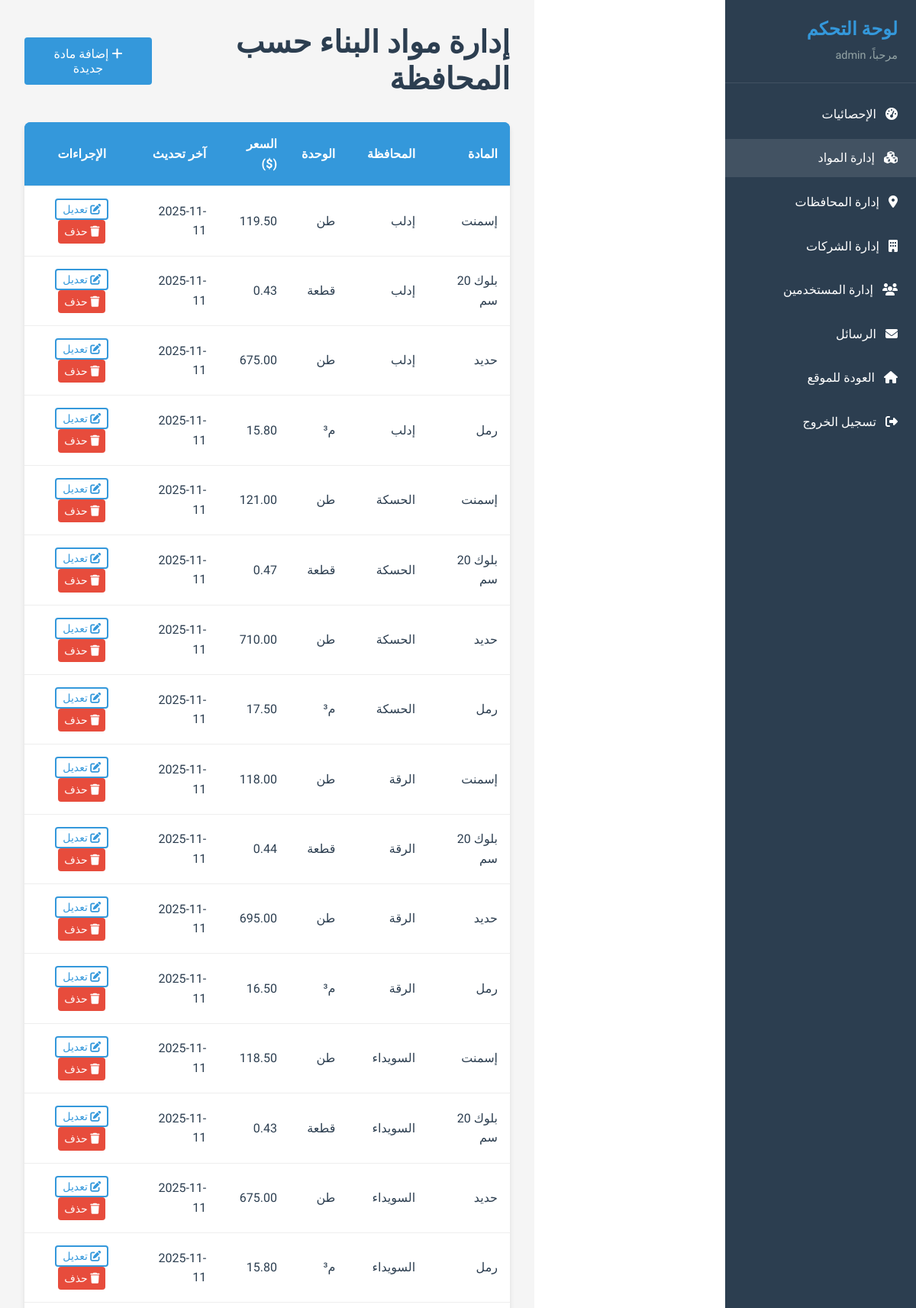
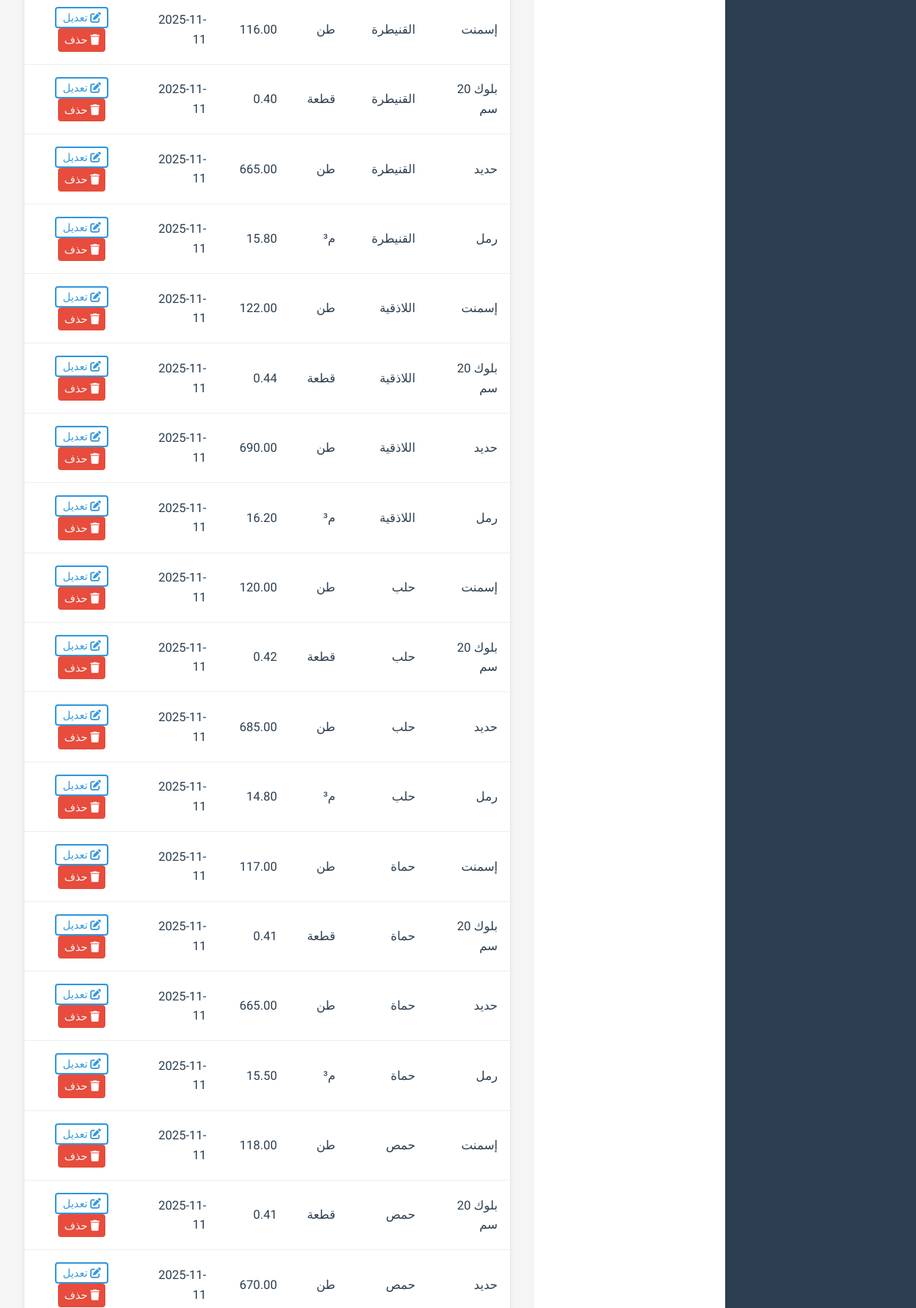
Page /admin/materials.php (signed in, upper part) on the committed database (2 pictures, top to bottom).
### tables this page shows
CREATE TABLE `province_materials` (
  `id` int(11) NOT NULL,
  `province_id` int(11) DEFAULT NULL,
  `material_name` varchar(100) NOT NULL,
  `unit` varchar(20) NOT NULL,
  `price` decimal(10,2) NOT NULL,
  `last_updated` date DEFAULT curdate()
);

CREATE TABLE `provinces` (
  `id` int(11) NOT NULL,
  `name` varchar(100) NOT NULL,
  `created_at` timestamp NOT NULL DEFAULT current_timestamp()
);

### admin/materials.php (the view, shortened to what this page needs)
<?php
require_once '../includes/config.php';
$materials = $pdo->query("
    SELECT pm.*, p.name as province_name
    FROM province_materials pm
    LEFT JOIN provinces p ON pm.province_id = p.id
    ORDER BY p.name, pm.material_name
")->fetchAll();
?>
<!DOCTYPE html>
<html lang="ar" dir="rtl">
<head>
    <link rel="stylesheet" href="../css/style.css">
    <link rel="stylesheet" href="https://cdnjs.cloudflare.com/ajax/libs/font-awesome/6.4.0/css/all.min.css">
</head>
<body>
    <div class="admin-container" style="display: flex; min-height: calc(100vh - 140px);">
        <aside class="admin-sidebar" style="width: 250px; background: var(--dark-color); color: white;">
            <div class="sidebar-header" style="padding: 1.5rem; border-bottom: 1px solid rgba(255,255,255,0.1);">
                <h3 style="margin: 0; color: var(--secondary-color);">لوحة التحكم</h3>
                <p style="margin: 0.5rem 0 0; font-size: 0.9rem; color: var(--gray-color);">مرحباً، <?php echo $_SESSION['username']; ?></p>
            </div>
            <nav class="sidebar-nav" style="padding: 1rem 0;">
                <ul style="list-style: none; padding: 0;">
                    <li style="margin-bottom: 0.5rem;">
                        <a href="dashboard.php" class="sidebar-link" style="display: block; padding: 0.75rem 1.5rem; color: white; text-decoration: none; transition: var(--transition);">
                            <i class="fas fa-tachometer-alt" style="margin-left: 0.5rem;"></i>
                            الإحصائيات
                        </a>
                    </li>
                    <li style="margin-bottom: 0.5rem;">
                        <a href="materials.php" class="sidebar-link active" style="display: block; padding: 0.75rem 1.5rem; color: white; text-decoration: none; transition: var(--transition); background-color: rgba(255,255,255,0.1);">
                            <i class="fas fa-cubes" style="margin-left: 0.5rem;"></i>
                            إدارة المواد
                        </a>
                    </li>
                    <li style="margin-bottom: 0.5rem;">
                        <a href="provinces.php" class="sidebar-link" style="display: block; padding: 0.75rem 1.5rem; color: white; text-decoration: none; transition: var(--transition);">
                            <i class="fas fa-map-marker-alt" style="margin-left: 0.5rem;"></i>
                            إدارة المحافظات
                        </a>
                    </li>
                    <li style="margin-bottom: 0.5rem;">
                        <a href="companies.php" class="sidebar-link" style="display: block; padding: 0.75rem 1.5rem; color: white; text-decoration: none; transition: var(--transition);">
                            <i class="fas fa-building" style="margin-left: 0.5rem;"></i>
                            إدارة الشركات
                        </a>
                    </li>
                    <li style="margin-bottom: 0.5rem;">
                        <a href="users.php" class="sidebar-link" style="display: block; padding: 0.75rem 1.5rem; color: white; text-decoration: none; transition: var(--transition);">
                            <i class="fas fa-users" style="margin-left: 0.5rem;"></i>
                            إدارة المستخدمين
                        </a>
                    </li>
                    <li style="margin-bottom: 0.5rem;">
                        <a href="messages.php" class="sidebar-link" style="display: block; padding: 0.75rem 1.5rem; color: white; text-decoration: none; transition: var(--transition);">
                            <i class="fas fa-envelope" style="margin-left: 0.5rem;"></i>
                            الرسائل
                        </a>
                    </li>
                    <li style="margin-bottom: 0.5rem;">
                        <a href="../index.html" class="sidebar-link" style="display: block; padding: 0.75rem 1.5rem; color: white; text-decoration: none; transition: var(--transition);">
                            <i class="fas fa-home" style="margin-left: 0.5rem;"></i>
                            العودة للموقع
                        </a>
                    </li>
                    <li style="margin-bottom: 0.5rem;">
                        <a href="logout.php" class="sidebar-link" style="display: block; padding: 0.75rem 1.5rem; color: white; text-decoration: none; transition: var(--transition);">
                            <i class="fas fa-sign-out-alt" style="margin-left: 0.5rem;"></i>
                            تسجيل الخروج
                        </a>
                    </li>
                </ul>
            </nav>
        </aside>
        <main class="admin-main" style="flex: 1; padding: 2rem; background: #f5f5f5;">
            <div class="admin-header" style="display: flex; justify-content: between; align-items: center; margin-bottom: 2rem;">
                <h1 style="margin: 0;">إدارة مواد البناء حسب المحافظة</h1>
                <button class="btn btn-primary" onclick="openAddModal()">
                    <i class="fas fa-plus"></i> إضافة مادة جديدة
                </button>
            </div>
            <div class="admin-table-container" style="background: white; border-radius: 8px; box-shadow: var(--shadow); overflow: hidden;">
                <table class="admin-table" style="width: 100%; border-collapse: collapse;">
                    <thead>
                        <tr style="background: var(--secondary-color); color: white;">
                            <th style="padding: 1rem; text-align: right;">المادة</th>
                            <th style="padding: 1rem; text-align: right;">المحافظة</th>
                            <th style="padding: 1rem; text-align: right;">الوحدة</th>
                            <th style="padding: 1rem; text-align: right;">السعر ($)</th>
                            <th style="padding: 1rem; text-align: right;">آخر تحديث</th>
                            <th style="padding: 1rem; text-align: center;">الإجراءات</th>
                        </tr>
                    </thead>
                    <tbody>
                        <?php if (empty($materials)): ?>
                            <tr>
                                <td colspan="6" style="padding: 2rem; text-align: center; color: var(--gray-color);">
                                    لا توجد مواد مضافة حالياً
                                </td>
                            </tr>
                        <?php else: ?>
                            <?php foreach ($materials as $material): ?>
                            <tr style="border-bottom: 1px solid #eee;">
                                <td style="padding: 1rem;"><?php echo htmlspecialchars($material['material_name']); ?></td>
                                <td style="padding: 1rem;"><?php echo htmlspecialchars($material['province_name']); ?></td>
                                <td style="padding: 1rem;"><?php echo htmlspecialchars($material['unit']); ?></td>
                                <td style="padding: 1rem;"><?php echo number_format($material['price'], 2); ?></td>
                                <td style="padding: 1rem;"><?php echo $material['last_updated']; ?></td>
                                <td style="padding: 1rem; text-align: center;">
                                    <button class="btn btn-secondary btn-sm" onclick="openEditModal(
                                        <?php echo $material['id']; ?>,
                                        '<?php echo addslashes($material['material_name']); ?>',
                                        '<?php echo addslashes($material['unit']); ?>',
                                        <?php echo $material['price']; ?>,
                                        <?php echo $material['province_id']; ?>
                                    )">
                                        <i class="fas fa-edit"></i> تعديل
                                    </button>
                                    <a href="materials.php?delete=<?php echo $material['id']; ?>" class="btn btn-danger btn-sm" onclick="return confirm('هل أنت متأكد من حذف هذه المادة؟')">
                                        <i class="fas fa-trash"></i> حذف
                                    </a>
                                </td>
                            </tr>
                            <?php endforeach; ?>
                        <?php endif; ?>
                    </tbody>
                </table>
            </div>
        </main>
    </div>
</body>
</html>

### css/style.css (style rules this page uses)
:root { --primary-color: #2c3e50; --secondary-color: #3498db; --accent-color: #e74c3c; --light-color: #ecf0f1; --dark-color: #2c3e50; --success-color: #2ecc71; --warning-color: #f39c12; --danger-color: #e74c3c; --gray-color: #95a5a6; --white-color: #ffffff; --shadow: 0 4px 6px rgba(0, 0, 0, 0.1); --transition: all 0.3s ease; }
* { margin: 0; padding: 0; box-sizing: border-box; }
html { scroll-behavior: smooth; }
body { font-family: 'Tajawal', sans-serif; line-height: 1.6; color: var(--dark-color); background-color: var(--white-color); direction: rtl; }
h1, h2, h3, h4, h5, h6 { margin-bottom: 1rem; font-weight: 700; line-height: 1.2; }
h1 { font-size: 2.5rem; }
h3 { font-size: 1.5rem; }
p { margin-bottom: 1rem; }
a { text-decoration: none; color: inherit; transition: var(--transition); }
ul { list-style: none; }
.btn { display: inline-block; padding: 12px 24px; border: none; border-radius: 4px; font-family: 'Tajawal', sans-serif; font-size: 1rem; font-weight: 500; cursor: pointer; transition: var(--transition); text-align: center; }
.btn-primary { background-color: var(--secondary-color); color: var(--white-color); }
.btn-secondary { background-color: transparent; color: var(--secondary-color); border: 2px solid var(--secondary-color); }
.btn-danger { background-color: var(--danger-color); color: var(--white-color); }
.admin-table-container { background: white; border-radius: 8px; box-shadow: var(--shadow); overflow: hidden; }
.admin-table { width: 100%; border-collapse: collapse; }
.admin-table th, .admin-table td { padding: 1rem; text-align: right; border-bottom: 1px solid #eee; }
.admin-table th { background: #f8f9fa; font-weight: 600; }
.btn-sm { padding: 0.25rem 0.5rem; font-size: 0.875rem; }
.admin-container { display: flex; min-height: 100vh; }
.admin-main { flex: 1; padding: 2rem; background: #f5f5f5; margin-right: 250px; }
.admin-header { display: flex; justify-content: space-between; align-items: center; margin-bottom: 2rem; }
.admin-header h1 { margin: 0; }
.admin-table th { background: var(--secondary-color); color: white; padding: 1rem; text-align: right; }
.admin-table td { padding: 1rem; border-bottom: 1px solid #eee; }

### rows in the picture
province_materials: material_name "إسمنت", province.name "إدلب", unit "طن", price "119.50", last_updated "2025-11-11"
province_materials: material_name "بلوك 20 سم", province.name "إدلب", unit "قطعة", price "0.43", last_updated "2025-11-11"
province_materials: material_name "حديد", province.name "إدلب", unit "طن", price "675.00", last_updated "2025-11-11"
province_materials: material_name "رمل", province.name "إدلب", unit "م³", price "15.80", last_updated "2025-11-11"
province_materials: material_name "إسمنت", province.name "الحسكة", unit "طن", price "121.00", last_updated "2025-11-11"
province_materials: material_name "بلوك 20 سم", province.name "الحسكة", unit "قطعة", price "0.47", last_updated "2025-11-11"
province_materials: material_name "حديد", province.name "الحسكة", unit "طن", price "710.00", last_updated "2025-11-11"
province_materials: material_name "رمل", province.name "الحسكة", unit "م³", price "17.50", last_updated "2025-11-11"
province_materials: material_name "إسمنت", province.name "الرقة", unit "طن", price "118.00", last_updated "2025-11-11"
province_materials: material_name "بلوك 20 سم", province.name "الرقة", unit "قطعة", price "0.44", last_updated "2025-11-11"
province_materials: material_name "حديد", province.name "الرقة", unit "طن", price "695.00", last_updated "2025-11-11"
province_materials: material_name "رمل", province.name "الرقة", unit "م³", price "16.50", last_updated "2025-11-11"
province_materials: material_name "إسمنت", province.name "السويداء", unit "طن", price "118.50", last_updated "2025-11-11"
province_materials: material_name "بلوك 20 سم", province.name "السويداء", unit "قطعة", price "0.43", last_updated "2025-11-11"
province_materials: material_name "حديد", province.name "السويداء", unit "طن", price "675.00", last_updated "2025-11-11"
province_materials: material_name "رمل", province.name "السويداء", unit "م³", price "15.80", last_updated "2025-11-11"
province_materials: material_name "إسمنت", province.name "القنيطرة", unit "طن", price "116.00", last_updated "2025-11-11"
province_materials: material_name "بلوك 20 سم", province.name "القنيطرة", unit "قطعة", price "0.40", last_updated "2025-11-11"
province_materials: material_name "حديد", province.name "القنيطرة", unit "طن", price "665.00", last_updated "2025-11-11"
province_materials: material_name "رمل", province.name "القنيطرة", unit "م³", price "15.80", last_updated "2025-11-11"
province_materials: material_name "إسمنت", province.name "اللاذقية", unit "طن", price "122.00", last_updated "2025-11-11"
province_materials: material_name "بلوك 20 سم", province.name "اللاذقية", unit "قطعة", price "0.44", last_updated "2025-11-11"
province_materials: material_name "حديد", province.name "اللاذقية", unit "طن", price "690.00", last_updated "2025-11-11"
province_materials: material_name "رمل", province.name "اللاذقية", unit "م³", price "16.20", last_updated "2025-11-11"
province_materials: material_name "إسمنت", province.name "حلب", unit "طن", price "120.00", last_updated "2025-11-11"
province_materials: material_name "بلوك 20 سم", province.name "حلب", unit "قطعة", price "0.42", last_updated "2025-11-11"
province_materials: material_name "حديد", province.name "حلب", unit "طن", price "685.00", last_updated "2025-11-11"
province_materials: material_name "رمل", province.name "حلب", unit "م³", price "14.80", last_updated "2025-11-11"
province_materials: material_name "إسمنت", province.name "حماة", unit "طن", price "117.00", last_updated "2025-11-11"
province_materials: material_name "بلوك 20 سم", province.name "حماة", unit "قطعة", price "0.41", last_updated "2025-11-11"
province_materials: material_name "حديد", province.name "حماة", unit "طن", price "665.00", last_updated "2025-11-11"
province_materials: material_name "رمل", province.name "حماة", unit "م³", price "15.50", last_updated "2025-11-11"
province_materials: material_name "إسمنت", province.name "حمص", unit "طن", price "118.00", last_updated "2025-11-11"
province_materials: material_name "بلوك 20 سم", province.name "حمص", unit "قطعة", price "0.41", last_updated "2025-11-11"
province_materials: material_name "حديد", province.name "حمص", unit "طن", price "670.00", last_updated "2025-11-11"

### other values in the picture
$_SESSION['username'] "admin"
